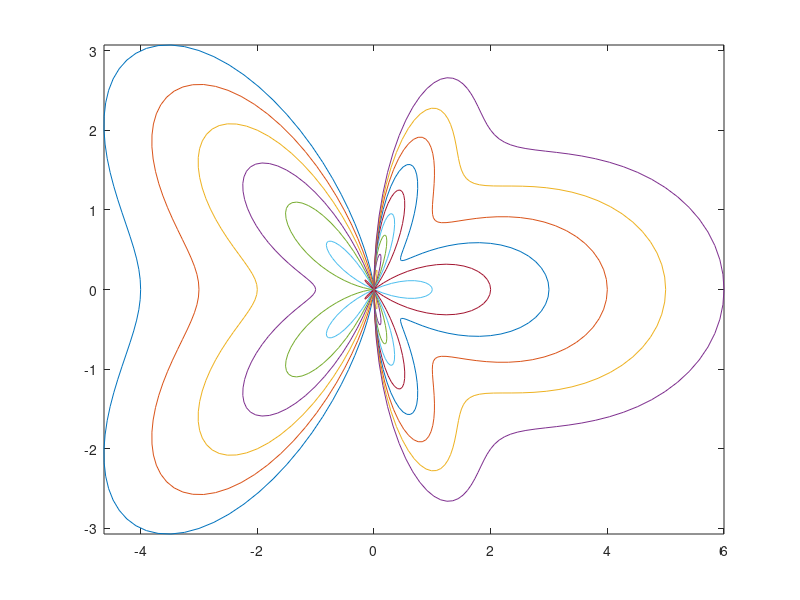

Write the MATLAB code that produced this figure.
clear all;clc;
t=[0:pi/100:pi]';
for n=-5:5
    r=cos(5*t)+n*cos(t);
    [x1,y1]=pol2cart(t,r);
    plot(x1,y1);
    hold on;
end
hold off;
axis tight;